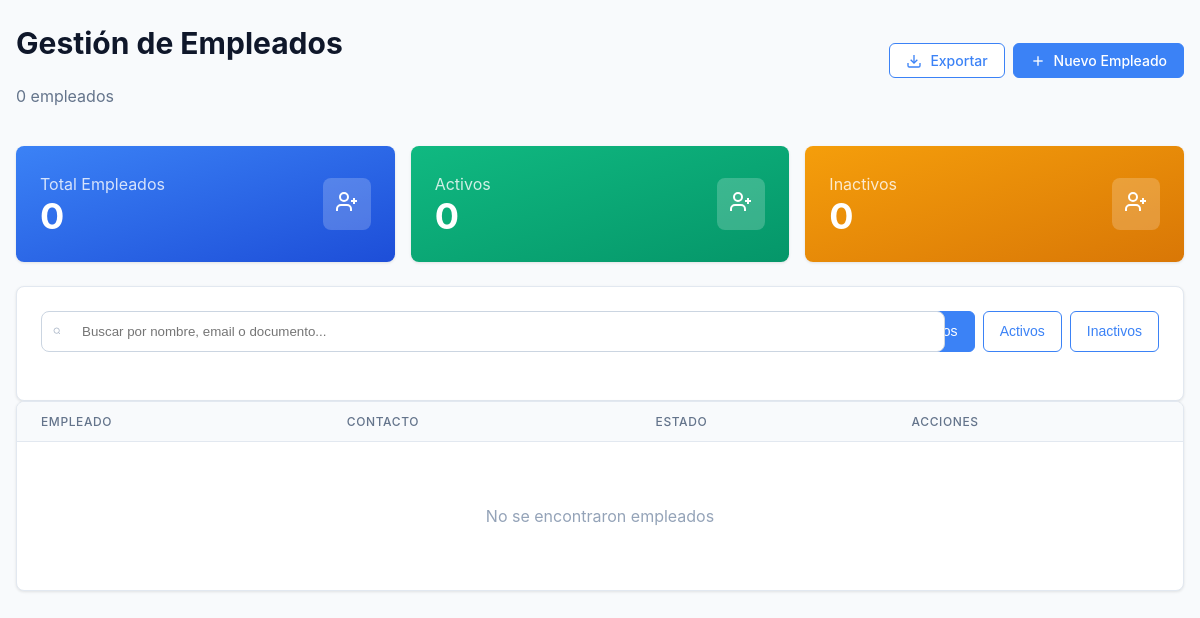
/empleados/, run on an earlier commit of the app's database.
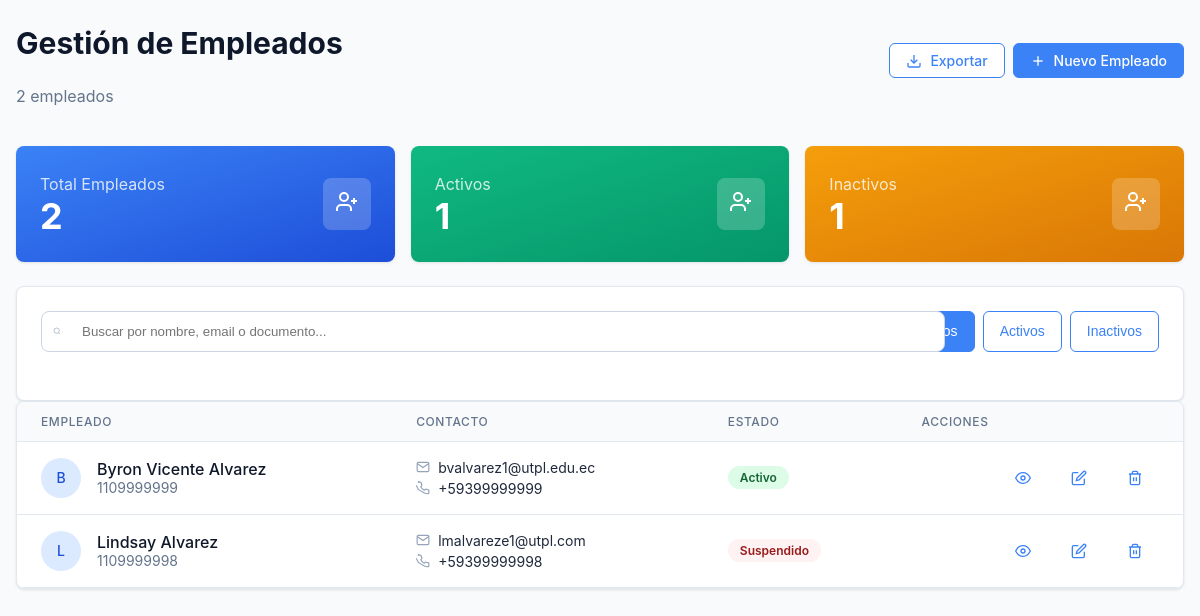
And on a later commit of the database.
### empleados/models.py (models this page shows, shortened)
class Empleado(models.Model):
    ESTADO_CHOICES = [
        ('activo', 'Activo'),
        ('suspendido', 'Suspendido'),
        ('baja', 'Baja'),
    ]
    empresa_id = models.IntegerField()
    nombres = models.CharField(max_length=100)
    apellidos = models.CharField(max_length=100)
    documento = models.CharField(max_length=50)
    email = models.EmailField(unique=True)
    telefono = models.CharField(max_length=20)
    direccion = models.TextField()
    fecha_nacimiento = models.DateField()
    fecha_ingreso = models.DateField()
    unidad_id = models.IntegerField()
    puesto_id = models.IntegerField()
    manager_id = models.ForeignKey('self', on_delete=models.SET_NULL, null=True, blank=True)
    foto_url = models.URLField(blank=True, null=True)
    estado = models.CharField(max_length=20, choices=ESTADO_CHOICES, default='activo')

### empleados/views.py (the view)
# urls.py: path('', views.EmpleadoListView.as_view(), name='empleado_list'),
class EmpleadoListView(ListView):
    model = Empleado
    template_name = 'empleados/empleado_list.html'
    context_object_name = 'empleados'
    def get_context_data(self, **kwargs):
        context = super().get_context_data(**kwargs)
        empleados = context['empleados']
        context['total_empleados'] = empleados.count()
        context['activos'] = empleados.filter(estado='activo').count()
        context['inactivos'] = empleados.filter(estado__in=['suspendido', 'baja']).count()
        return context

### templates/empleados/empleado_list.html (shortened to what this page needs)
<!DOCTYPE html>
<html lang="es">
<head>
    {% load static %}
    <link rel="stylesheet" href="{% static 'css/styles.css' %}">
</head>
<body>
    <div class="container">
        <div class="header">
            <div>
                <h2>Gestión de Empleados</h2>
                <p>{{ empleados|length }} empleados</p>
            </div>
            <div style="display: flex; gap: 0.5rem;">
                <a href="#" class="btn btn-outline" onclick="exportarEmpleados()">
                    <svg width="16" height="16" viewBox="0 0 24 24" fill="none" stroke="currentColor" stroke-width="2">
                        <path d="M21 15v4a2 2 0 0 1-2 2H5a2 2 0 0 1-2-2v-4"/>
                        <polyline points="7,10 12,15 17,10"/>
                        <line x1="12" y1="15" x2="12" y2="3"/>
                    </svg>
                    Exportar
                </a>
                <a href="#" class="btn btn-primary" onclick="abrirModalCrear()">
                    <svg width="16" height="16" viewBox="0 0 24 24" fill="none" stroke="currentColor" stroke-width="2">
                        <line x1="12" y1="5" x2="12" y2="19"/>
                        <line x1="5" y1="12" x2="19" y2="12"/>
                    </svg>
                    Nuevo Empleado
                </a>
            </div>
        </div>
        <div class="stats-grid">
            <div class="card card-gradient-blue">
                <div class="card-content">
                    <div>
                        <p>Total Empleados</p>
                        <h3>{{ total_empleados }}</h3>
                    </div>
                    <div class="card-icon">
                        <svg width="24" height="24" viewBox="0 0 24 24" fill="none" stroke="currentColor" stroke-width="2">
                            <path d="M16 21v-2a4 4 0 0 0-4-4H6a4 4 0 0 0-4 4v2"/>
                            <circle cx="9" cy="7" r="4"/>
                            <path d="M19 8v6"/>
                            <path d="M22 11h-6"/>
                        </svg>
                    </div>
                </div>
            </div>
            <div class="card card-gradient-green">
                <div class="card-content">
                    <div>
                        <p>Activos</p>
                        <h3>{{ activos }}</h3>
                    </div>
                    <div class="card-icon">
                        <svg width="24" height="24" viewBox="0 0 24 24" fill="none" stroke="currentColor" stroke-width="2">
                            <path d="M16 21v-2a4 4 0 0 0-4-4H6a4 4 0 0 0-4 4v2"/>
                            <circle cx="9" cy="7" r="4"/>
                            <path d="M19 8v6"/>
                            <path d="M22 11h-6"/>
                        </svg>
                    </div>
                </div>
            </div>
            <div class="card card-gradient-orange">
                <div class="card-content">
                    <div>
                        <p>Inactivos</p>
                        <h3>{{ inactivos }}</h3>
                    </div>
                    <div class="card-icon">
                        <svg width="24" height="24" viewBox="0 0 24 24" fill="none" stroke="currentColor" stroke-width="2">
                            <path d="M16 21v-2a4 4 0 0 0-4-4H6a4 4 0 0 0-4 4v2"/>
                            <circle cx="9" cy="7" r="4"/>
                            <path d="M19 8v6"/>
                            <path d="M22 11h-6"/>
                        </svg>
                    </div>
                </div>
            </div>
        </div>
        <div class="card">
            <div class="search-filter">
                <div class="search-input">
                    <svg width="8" height="20" viewBox="0 0 24 24" fill="none" stroke="currentColor" stroke-width="2">
                        <circle cx="11" cy="11" r="8"/>
                        <path d="m21 21-4.35-4.35"/>
                    </svg>
                    <input
                        type="text"
                        id="searchInput"
                        placeholder="Buscar por nombre, email o documento..."
                        onkeyup="filtrarEmpleados()"
                    />
                </div>
                <div class="filter-buttons">
                    <button class="btn btn-primary" onclick="filtrarPorEstado('todos')">Todos</button>
                    <button class="btn btn-outline" onclick="filtrarPorEstado('activo')">Activos</button>
                    <button class="btn btn-outline" onclick="filtrarPorEstado('inactivo')">Inactivos</button>
                </div>
            </div>
        </div>
        <div class="table-container">
            <table class="table">
                <thead>
                    <tr>
                        <th>Empleado</th>
                        <th>Contacto</th>
                        <th>Estado</th>
                        <th>Acciones</th>
                    </tr>
                </thead>
                <tbody id="empleadosTableBody">
                    {% for empleado in empleados %}
                    <tr data-estado="{{ empleado.estado }}">
                        <td>
                            <div class="employee-info">
                                <div class="avatar">
                                    {{ empleado.nombres|first|upper }}
                                </div>
                                <div>
                                    <div class="employee-name">{{ empleado.nombres }} {{ empleado.apellidos }}</div>
                                    <div class="employee-username">{{ empleado.documento }}</div>
                                </div>
                            </div>
                        </td>
                        <td>
                            <div class="contact-info">
                                <div class="contact-item">
                                    <svg width="14" height="14" viewBox="0 0 24 24" fill="none" stroke="currentColor" stroke-width="2">
                                        <path d="M4 4h16c1.1 0 2 .9 2 2v12c0 1.1-.9 2-2 2H4c-1.1 0-2-.9-2-2V6c0-1.1.9-2 2-2z"/>
                                        <polyline points="22,6 12,13 2,6"/>
                                    </svg>
                                    {{ empleado.email }}
                                </div>
                                {% if empleado.telefono %}
                                <div class="contact-item">
                                    {{ empleado.telefono }}
                                </div>
                                {% endif %}
                            </div>
                        </td>
                        <td>
                            <span class="status-badge {% if empleado.estado == 'activo' %}status-active{% else %}status-inactive{% endif %}">
                                {{ empleado.get_estado_display }}
                            </span>
                        </td>
                        <td>
                            <div class="actions">
                                <a href="{% url 'empleado_detail' empleado.pk %}" class="btn btn-ghost">
                                    <svg width="16" height="16" viewBox="0 0 24 24" fill="none" stroke="currentColor" stroke-width="2">
                                        <path d="M1 12s4-8 11-8 11 8 11 8-4 8-11 8-11-8-11-8z"/>
                                        <circle cx="12" cy="12" r="3"/>
                                    </svg>
                                </a>
                                <a href="#" class="btn btn-ghost" onclick="abrirModalEditar({{ empleado.pk }})">
                                    <svg width="16" height="16" viewBox="0 0 24 24" fill="none" stroke="currentColor" stroke-width="2">
                                        <path d="M11 4H4a2 2 0 0 0-2 2v14a2 2 0 0 0 2 2h14a2 2 0 0 0 2-2v-7"/>
                                        <path d="M18.5 2.5a2.121 2.121 0 0 1 3 3L12 15l-4 1 1-4 9.5-9.5z"/>
                                    </svg>
                                </a>
                                <a href="#" class="btn btn-ghost" onclick="abrirModalEliminar({{ empleado.pk }}, '{{ empleado.nombres }} {{ empleado.apellidos }}')">
                                    <svg width="16" height="16" viewBox="0 0 24 24" fill="none" stroke="currentColor" stroke-width="2">
                                        <polyline points="3,6 5,6 21,6"/>
                                        <path d="M19,6v14a2,2 0 0,1-2,2H7a2,2 0 0,1-2-2V6m3,0V4a2,2 0 0,1,2-2h4a2,2 0 0,1,2,2v2"/>
                                        <line x1="10" y1="11" x2="10" y2="17"/>
                                        <line x1="14" y1="11" x2="14" y2="17"/>
                                    </svg>
                                </a>
                            </div>
                        </td>
                    </tr>
                    {% endfor %}
                </tbody>
            </table>
            {% if not empleados %}
            <div style="text-align: center; padding: 3rem;">
                <p style="color: #94a3b8;">No se encontraron empleados</p>
            </div>
            {% endif %}
        </div>
    </div>
</body>
</html>

### static/css/styles.css (style rules this page uses)
body { font-family: 'Inter', sans-serif; background-color: #f8fafc; color: #1e293b; margin: 0; padding: 0; }
.container { max-width: 1200px; margin: 0 auto; padding: 0 1rem; }
.header { display: flex; justify-content: space-between; align-items: center; margin-bottom: 1.5rem; }
.header h2 { font-size: 1.875rem; font-weight: bold; color: #0f172a; }
.header p { color: #64748b; }
.btn { display: inline-flex; align-items: center; gap: 0.5rem; padding: 0.5rem 1rem; border-radius: 0.375rem; font-size: 0.875rem; font-weight: 500; text-decoration: none; border: 1px solid; cursor: pointer; transition: all 0.2s; }
.btn-primary { background-color: #3b82f6; color: white; border-color: #3b82f6; }
.btn-outline { background-color: white; color: #3b82f6; border-color: #3b82f6; }
.btn-ghost { background-color: transparent; color: #3b82f6; border: none; }
.stats-grid { display: grid; grid-template-columns: repeat(auto-fit, minmax(250px, 1fr)); gap: 1rem; margin-bottom: 1.5rem; }
.card { background: white; border-radius: 0.5rem; box-shadow: 0 1px 3px 0 rgba(0, 0, 0, 0.1); padding: 1.5rem; border: 1px solid #e2e8f0; }
.card-gradient-blue { background: linear-gradient(to bottom right, #3b82f6, #1d4ed8); color: white; border: none; }
.card-gradient-green { background: linear-gradient(to bottom right, #10b981, #059669); color: white; border: none; }
.card-gradient-orange { background: linear-gradient(to bottom right, #f59e0b, #d97706); color: white; border: none; }
.card-content { display: flex; justify-content: space-between; align-items: center; }
.card-icon { padding: 0.75rem; background: rgba(255, 255, 255, 0.2); border-radius: 0.5rem; }
.card h3 { font-size: 2.25rem; font-weight: bold; margin: 0; }
.card p { margin: 0.25rem 0 0 0; opacity: 0.8; }
.search-filter { display: flex; flex-direction: column; gap: 1rem; margin-bottom: 1.5rem; }
.search-input { position: relative; flex: 1; }
.search-input input { width: 100%; padding: 0.75rem 1rem 0.75rem 2.5rem; border: 1px solid #cbd5e1; border-radius: 0.5rem; background: white; color: #1e293b; }
.search-input svg { position: absolute; left: 0.75rem; top: 50%; transform: translateY(-50%); color: #94a3b8; }
.filter-buttons { display: flex; gap: 0.5rem; }
.table-container { overflow-x: auto; background: white; border-radius: 0.5rem; box-shadow: 0 1px 3px 0 rgba(0, 0, 0, 0.1); border: 1px solid #e2e8f0; }
.table { width: 100%; border-collapse: collapse; }
.table th { padding: 0.75rem 1.5rem; text-align: left; font-size: 0.75rem; font-weight: 500; color: #64748b; text-transform: uppercase; letter-spacing: 0.05em; background: #f8fafc; border-bottom: 1px solid #e2e8f0; }
.table td { padding: 1rem 1.5rem; border-bottom: 1px solid #e2e8f0; }
.avatar { width: 2.5rem; height: 2.5rem; border-radius: 50%; background: #dbeafe; display: flex; align-items: center; justify-content: center; color: #1d4ed8; font-weight: 500; font-size: 0.875rem; }
.employee-info { display: flex; align-items: center; gap: 1rem; }
.employee-name { font-weight: 500; color: #0f172a; }
.employee-username { color: #64748b; font-size: 0.875rem; }
.contact-info { display: flex; flex-direction: column; gap: 0.25rem; }
.contact-item { display: flex; align-items: center; gap: 0.5rem; font-size: 0.875rem; }
.contact-item svg { color: #94a3b8; }
.status-badge { padding: 0.25rem 0.75rem; font-size: 0.75rem; font-weight: 600; border-radius: 9999px; display: inline-flex; }
.status-active { background: #dcfce7; color: #166534; }
.status-inactive { background: #fef2f2; color: #991b1b; }
.actions { display: flex; justify-content: flex-end; gap: 0.5rem; }
@media (min-width: 768px) { .search-filter { flex-direction: row; } }

What changed in the data, as far as the page shows it:
added Empleado: nombres|first "B", nombres "Byron Vicente", apellidos "Alvarez", documento "1109999999", email "bvalvarez1@utpl.edu.ec", telefono "+59399999999", estado "Activo"
added Empleado: nombres|first "L", nombres "Lindsay", apellidos "Alvarez", documento "1109999998", email "lmalvareze1@utpl.com", telefono "+59399999998", estado "Suspendido"
Also different on the page:
{{ empleados|length }}: "0" → "2"
{{ total_empleados }}: "0" → "2"
{{ activos }}: "0" → "1"
{{ inactivos }}: "0" → "1"
text no longer shown: "No se encontraron empleados"
